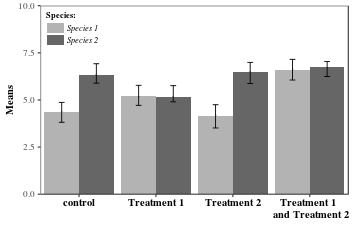

Generate this figure with R:
###############################################################################
# Barplot, bars side-by-side with CI/error lines (with ggplot2)
# see more at: http://www.cookbook-r.com/Graphs/Plotting_means_and_error_bars_(ggplot2)/
###############################################################################

# install.packages("ggplot2")
library(ggplot2)

# =============================================================================
# Create fake data
# =============================================================================
# For ggplot, data must be in long format (not wide format)
set.seed(1)
DF <- data.frame(Treatment = rep(c("control", "T1", "T2", "T1&2"), times=2),
                 Species   = rep(c("Sp1", "Sp2"), each=4),
                 means     = c(rnorm(n=4, mean=5), 
                               rnorm(n=4, mean=6)))

# Note that this is fake data, this is not the way to statistically compute CI-s or SE-s
DF$lower.CI  <- DF$means - rnorm(n=8, mean=.5, sd=.1)
DF$upper.CI  <- DF$means + rnorm(n=8, mean=.5, sd=.1)

# =============================================================================
# Plot barplot with ggplot
# =============================================================================
my_barplot <-
  ggplot(data = DF, 
         aes(x    = Treatment, 
             y    = means, 
             fill = Species)) +
  # add the bars (means)
  geom_bar(stat = "identity", 
           position = position_dodge()) +
  # fill the bars manually
  scale_fill_manual(name   = 'Species:',
                    breaks = c("Sp1", "Sp2"),
                    values = c("Sp1" = "gray70", 
                               "Sp2" = "gray40"),
                    labels = c("Species 1", "Species 2")) + 
  # plot CI lines (and a mid-point shape)
  geom_errorbar(aes(ymax = upper.CI, 
                    ymin = lower.CI), 
                size  = .4, 
                width = .15, 
                linetype = "solid", 
                position = position_dodge(.9)) +
  # add the mid-point shape
  geom_point(position = position_dodge(width = .9), 
             shape = "-", 
             show.legend = FALSE) +
  # set order of discrete values on OX axes & adjust the distance (gap) from OY axes
  scale_x_discrete(limits = c("control", "T1", "T2", "T1&2"),
                   labels = c("control", "Treatment 1", "Treatment 2", "Treatment 1 \n and Treatment 2"),
                   expand = c(0, .5)) +
  # set range on OY axes and adjust the distance (gap) from OX axes
  scale_y_continuous(limits = c(0, 10), 
                     expand = c(0, 0)) +
  # set axis labels
  labs(x = "", 
       y = "Means") +
  theme_bw() + # eliminate default background 
  # adjust some theme components
  theme(panel.grid = element_blank(), # eliminate grids
        # set font family for all text within the plot ("serif" should work as "Times New Roman")
        # note that this can be overridden with other adjustment functions below
        text = element_text(family = "serif"),
        # adjust X-axis title
        axis.title.x = element_text(size = 10, face = "bold"),
        # adjust X-axis labels
        axis.text.x = element_text(size = 10, face = "bold", color = "black"),
        # adjust Y-axis title
        axis.title.y = element_text(size = 10, face = "bold"),
        # adjust legend title appearance
        legend.title = element_text(size = 8, face = "bold"),
        # adjust legend label appearance
        legend.text = element_text(size = 8, face = "italic"),
        # change spacing between legend items
        legend.key.height = unit(4, "mm"),
        # don't draw legend box (check element_rect() for borders and backgrounds)
        legend.background = element_blank(),
        # Put upper-left corner of legend box in upper-left corner of graph
        # Note that the numeric position in legend.position below is relative to the entire area, 
        # including titles and labels, not just the plotting area
        legend.justification = c(0,1),
        legend.position = c(0,1))

# Save as png
ggsave(filename = "gallery/barplot_ggplot_dodged_1.png",
       plot = my_barplot, 
       width = 12, height = 8, units = "cm", dpi = 75)
# Save as pdf
ggsave(filename = "gallery/barplot_ggplot_dodged_1.pdf",
       plot = my_barplot, 
       width = 12, height = 8, units = "cm")